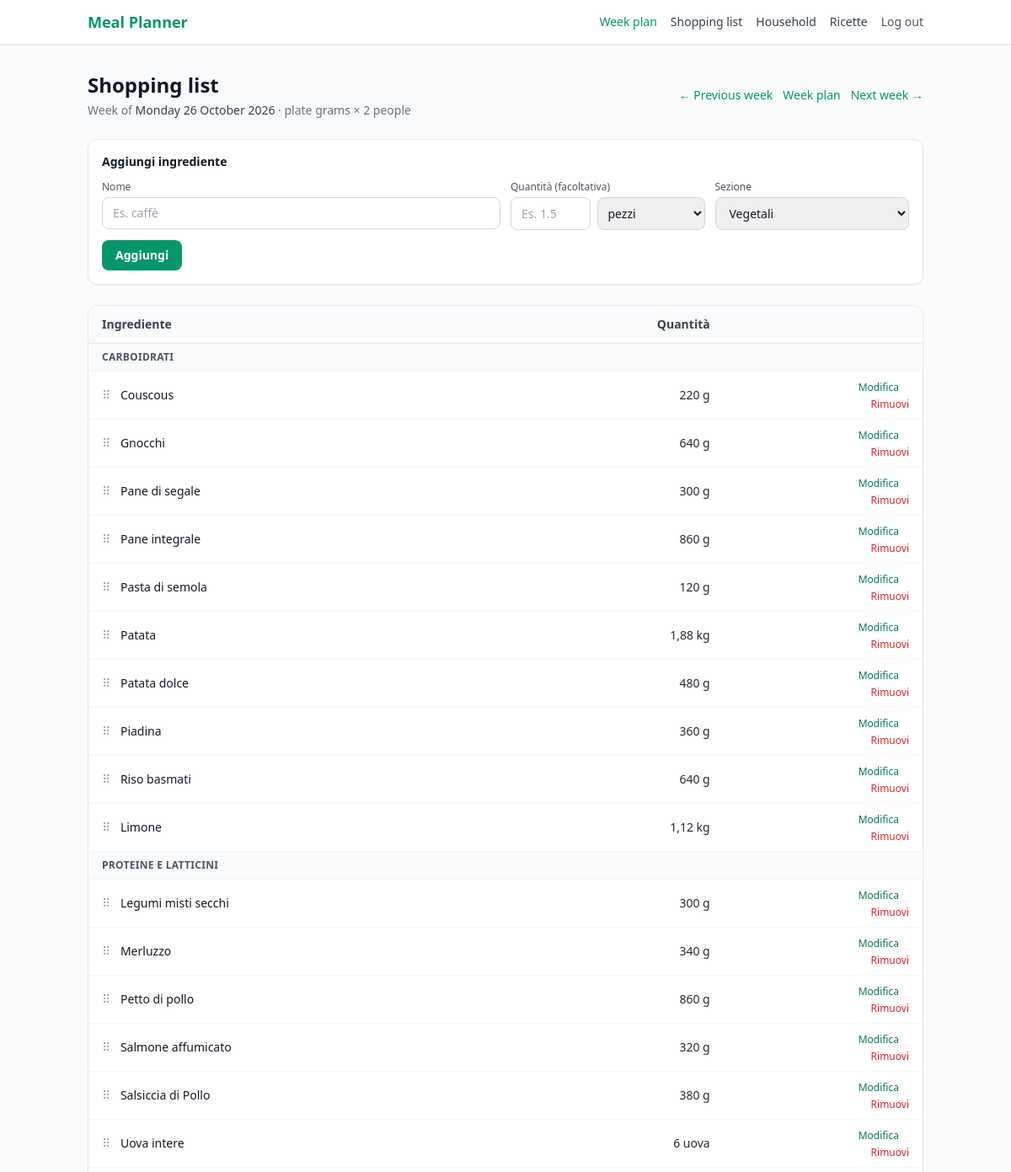
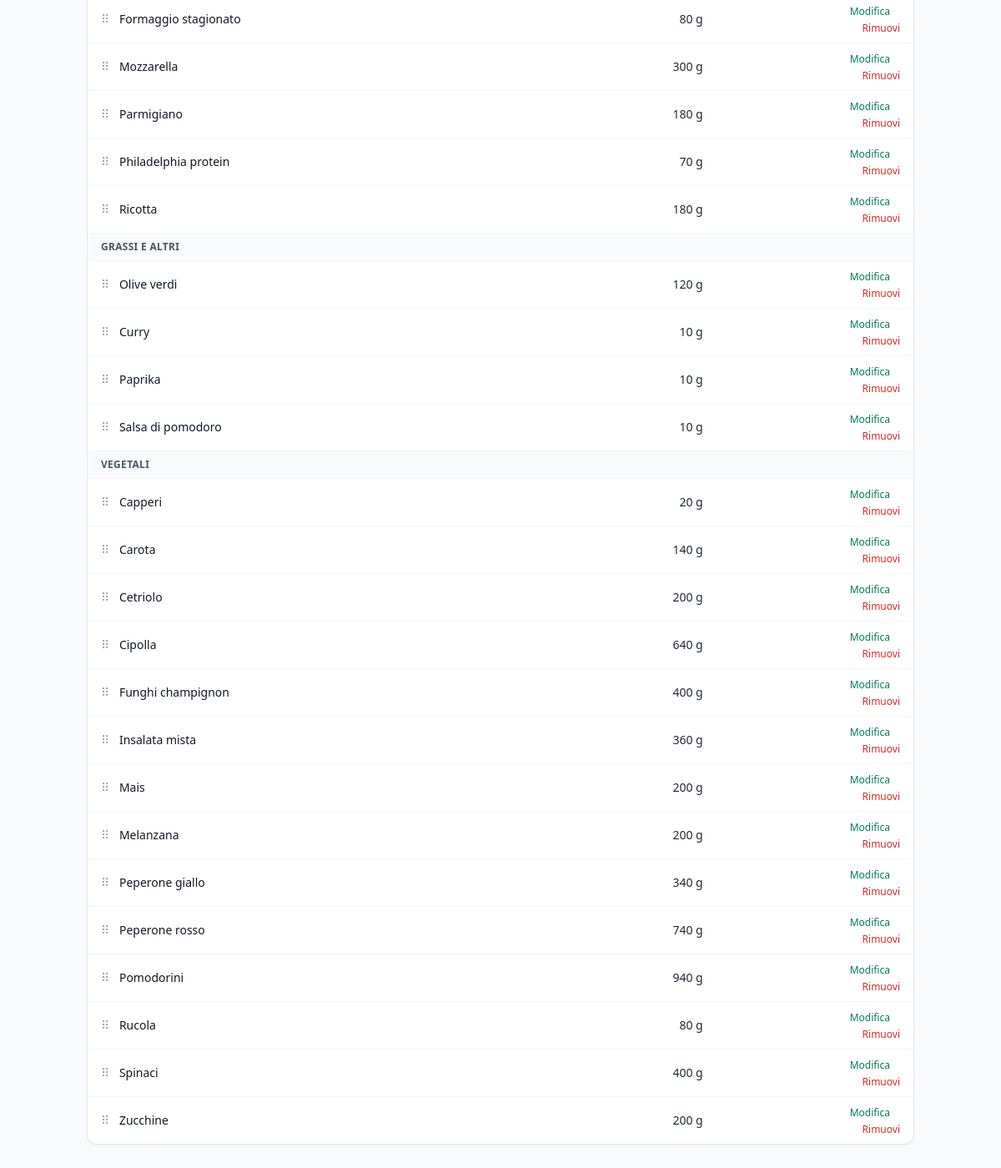
Screenshot of /lista-spesa/?week=2026-10-26 with the database file from the repository (2 pictures, top to bottom).
### core/models.py (models this page shows, shortened)
class Ingredient(models.Model):
    name     = models.CharField(max_length=100, unique=True)
    category = models.CharField(
        max_length=20,
        choices=IngredientCategory.choices,
        default=IngredientCategory.OTHER
    )
    vegetable_subcategory = models.CharField(
        max_length=20,
        choices=VegetableSubcategory.choices,
        blank=True,
        default=''
    )
    kcal    = models.DecimalField(max_digits=6, decimal_places=2, validators=[MinValueValidator(0)])
    protein = models.DecimalField(max_digits=5, decimal_places=2, validators=[MinValueValidator(0)])
    carbs   = models.DecimalField(max_digits=5, decimal_places=2, validators=[MinValueValidator(0)])
    fat     = models.DecimalField(max_digits=5, decimal_places=2, validators=[MinValueValidator(0)])
    fiber           = models.DecimalField(max_digits=5, decimal_places=2, default=0, validators=[MinValueValidator(0)])
    sugars          = models.DecimalField(max_digits=5, decimal_places=2, default=0, validators=[MinValueValidator(0)])
    saturated_fat   = models.DecimalField(max_digits=5, decimal_places=2, default=0, validators=[MinValueValidator(0)])
    salt            = models.DecimalField(max_digits=5, decimal_places=2, default=0, validators=[MinValueValidator(0)])
    tags    = models.ManyToManyField(Tag, blank=True, related_name='ingredients')
    seasons = models.ManyToManyField(SeasonEntry, blank=True, related_name='ingredients')
    class Meta:
        constraints = [
            models.CheckConstraint(
                condition=(
                    ~models.Q(category=IngredientCategory.VEGETABLE)
                    | ~models.Q(vegetable_subcategory='')
                ),
                name='core_vegetables_require_macro_category',
            ),
        ]

### core/views.py (the view)
# urls.py: path('lista-spesa/', views.shopping_list, name='shopping_list'),
@login_required
@require_http_methods(['GET'])
def shopping_list(request):
    user = request.user
    monday = _requested_week_start(request)
    household = Household.ensure_for_user(user)
    member_count = household.member_count() or 1
    week_plan = week_plan_for_monday(user, monday)
    rows = _shopping_list_rows(user, monday, week_plan, member_count)
    saved_order = ShoppingListOrder.objects.filter(
        owner=user, week_start=monday
    ).values_list('items', flat=True).first()
    if saved_order:
        rows = _apply_shopping_list_order(rows, saved_order)
    return render(
        request,
        'core/shopping_list.html',
        {
            'week_start': monday,
            'previous_week_start': monday - timedelta(days=7),
            'next_week_start': monday + timedelta(days=7),
            'week_plan': week_plan,
            'member_count': member_count,
            'rows': rows,
        },
    )

### core/macros.py (called while the page is built)
def empty_macros():
    return {name: ZERO for name in MACRO_NAMES}

def sum_macros(left, right):
    return {name: left[name] + right[name] for name in MACRO_NAMES}

def macros_for_grams(ingredient, grams):
    ratio = Decimal(grams) / GRAMS_PER_100
    return {
        'kcal': Decimal(ingredient.kcal) * ratio,
        'protein': Decimal(ingredient.protein) * ratio,
        'carbs': Decimal(ingredient.carbs) * ratio,
        'fat': Decimal(ingredient.fat) * ratio,
    }

### core/models.py (called while the page is built)
    @classmethod
    def ensure_for_user(cls, user):
        h, _ = cls.objects.get_or_create(owner=user, defaults={'name': ''})
        if not h.members.exists():
            HouseholdMember.objects.create(
                household=h,
                display_name=user.get_username() or 'Me',
                sort_order=0,
            )
        return h

    def member_count(self):
        return self.members.count()

### core/planning.py (called while the page is built)
def quantize_grams(grams, minimum=None):
    grams = Decimal(grams)
    floor = MIN_GRAMS if minimum is None else minimum
    step = GRAMS_QUANTIZE
    grams = max(floor, min(grams, MAX_GRAMS))
    rounded = (
        (grams / step).quantize(
            Decimal('1'),
            rounding=ROUND_HALF_UP,
        ) * step
    )
    if rounded < floor:
        rounded = (
            (floor / step).to_integral_value(rounding=ROUND_CEILING)
            * step
        )
    if rounded > MAX_GRAMS:
        rounded = (
            (MAX_GRAMS / step).to_integral_value(rounding=ROUND_FLOOR)
            * step
        )
    return rounded

def _has_fixed_grams(ingredient):
    return getattr(ingredient, 'category', None) == IngredientCategory.VEGETABLE

def _minimum_grams(ingredient, macro_name=None): # noqa
    if _has_fixed_grams(ingredient):
        return Decimal('1')
    if getattr(ingredient, 'category', None) == IngredientCategory.DAIRY:
        return DAIRY_MIN_GRAMS
    return MIN_GRAMS

def _is_legume_like(ingredient):
    return (
        getattr(ingredient, 'category', None) == IngredientCategory.PROTEIN
        and Decimal(ingredient.carbs) > Decimal(ingredient.protein) > 0
    )

def grams_to_hit_macro(ingredient, macro_name, target_amount):
    per_100 = Decimal(getattr(ingredient, macro_name))
    target_amount = Decimal(target_amount)
    if per_100 <= 0 or target_amount <= 0:
        return None
    return quantize_grams(
        target_amount * Decimal('100') / per_100,
        minimum=_minimum_grams(ingredient, macro_name),
    )

### core/templates/core/shopping_list.html (shortened to what this page needs)
{% extends "base.html" %}
{% load static %}
{% block content %}
<div class="mb-6 flex flex-col gap-2 sm:flex-row sm:items-center sm:justify-between">
    <div>
        <h1 class="text-2xl font-bold text-gray-900">Shopping list</h1>
        <p class="text-sm text-gray-500 mt-1">
            Week of <span class="font-medium text-gray-700">{{ week_start|date:"l j F Y" }}</span>
            · plate grams × {{ member_count }} {{ member_count|pluralize:"person,people" }}
        </p>
    </div>
    <div class="flex flex-wrap items-center gap-3 text-sm font-medium shrink-0">
        <a href="?week={{ previous_week_start|date:'Y-m-d' }}" class="text-emerald-600 hover:text-emerald-800">← Previous week</a>
        <a href="{% url 'core:week_plan' %}?week={{ week_start|date:'Y-m-d' }}" class="text-emerald-600 hover:text-emerald-800">Week plan</a>
        <a href="?week={{ next_week_start|date:'Y-m-d' }}" class="text-emerald-600 hover:text-emerald-800">Next week →</a>
    </div>
</div>
<form method="post" action="{% url 'core:shopping_list_add_item' %}" class="mb-6 rounded-xl border border-gray-200 bg-white p-4 shadow-sm">
    <h2 class="text-sm font-semibold text-gray-900">Aggiungi ingrediente</h2>
    <div class="mt-3 grid gap-3 sm:grid-cols-4">
        <label class="sm:col-span-2">
            <span class="mb-1 block text-xs font-medium text-gray-600">Nome</span>
            <input type="text" name="name" maxlength="100" required placeholder="Es. caffè" class="w-full rounded-lg border border-gray-300 px-3 py-2 text-sm">
        </label>
        <label>
            <span class="mb-1 block text-xs font-medium text-gray-600">Quantità (facoltativa)</span>
            <span class="flex gap-2">
                <input type="number" name="quantity_value" min="0.01" max="99999999.99" step="0.01" inputmode="decimal" placeholder="Es. 1.5" class="min-w-0 flex-1 rounded-lg border border-gray-300 px-3 py-2 text-sm">
                <select name="quantity_unit" aria-label="Unità di misura" class="w-32 rounded-lg border border-gray-300 px-2 py-2 text-sm">
                    <option value="pz">pezzi</option>
                </select>
            </span>
        </label>
        <label>
            <span class="mb-1 block text-xs font-medium text-gray-600">Sezione</span>
            <select name="section" class="w-full rounded-lg border border-gray-300 px-3 py-2 text-sm">
                <option selected>Vegetali</option>
            </select>
        </label>
    </div>
    <button type="submit" class="mt-3 rounded-lg bg-emerald-600 px-4 py-2 text-sm font-semibold text-white hover:bg-emerald-700">Aggiungi</button>
</form>
{% if not rows %}
<p class="text-sm text-gray-600">No items in this shopping list yet.</p>
{% else %}
<div class="bg-white rounded-xl shadow-sm border border-gray-200 overflow-hidden" data-shopping-list data-week="{{ week_start|date:'Y-m-d' }}" data-save-url="{% url 'core:shopping_list_order' %}">
    <table class="min-w-full text-sm text-left">
        <thead>
            <tr class="bg-gray-50 border-b border-gray-200">
                <th class="px-4 py-3 font-semibold text-gray-700">Ingrediente</th>
                <th class="px-4 py-3 font-semibold text-gray-700 text-right">Quantità</th>
                <th class="px-4 py-3 font-semibold text-gray-700"></th>
            </tr>
        </thead>
        <tbody class="divide-y divide-gray-100">
            {% for row in rows %}
            {% ifchanged row.section %}
            <tr class="bg-gray-50">
                <th colspan="3" class="px-4 py-2 text-left text-xs font-semibold uppercase tracking-wide text-gray-600">{{ row.section }}</th>
            </tr>
            {% endifchanged %}
            <tr>
                <td class="px-4 py-2 text-gray-900">
                    <button type="button" class="mr-2 inline-flex cursor-grab touch-none select-none text-gray-400 hover:text-gray-700 focus:text-gray-700" data-drag-handle data-ingredient="{{ row.order_id }}" aria-label="Sposta {{ row.name }}" title="Trascina per riordinare">⠿</button>
                    {{ row.name }}
                </td>
                <td class="px-4 py-2 text-gray-800 text-right tabular-nums">{{ row.quantity }}</td>
                <td class="px-4 py-2 text-right">
                    <a href="{% url 'core:shopping_list_edit_item' row.order_id %}?week={{ week_start|date:'Y-m-d' }}" class="mr-3 text-xs font-medium text-emerald-700 hover:text-emerald-900">Modifica</a>
                    <form method="post" action="{% url 'core:shopping_list_remove_item' row.order_id %}">
                        <button type="submit" class="text-xs font-medium text-red-600 hover:text-red-800" aria-label="Rimuovi {{ row.name }}">Rimuovi</button>
                    </form>
                </td>
            </tr>
            {% endfor %}
        </tbody>
    </table>
</div>
{% endif %}
{% endblock %}

### rows the page displays
Ingredient: section "CARBOIDRATI", name "Couscous", quantity "220 g"
Ingredient: name "Gnocchi", quantity "640 g"
Ingredient: name "Pane di segale", quantity "300 g"
Ingredient: name "Pane integrale", quantity "860 g"
Ingredient: name "Pasta di semola", quantity "120 g"
Ingredient: name "Patata", quantity "1,88 kg"
Ingredient: name "Patata dolce", quantity "480 g"
Ingredient: name "Piadina", quantity "360 g"
Ingredient: name "Riso basmati", quantity "640 g"
Ingredient: name "Limone", quantity "1,12 kg"
Ingredient: section "PROTEINE E LATTICINI", name "Legumi misti secchi", quantity "300 g"
Ingredient: name "Merluzzo", quantity "340 g"
Ingredient: name "Petto di pollo", quantity "860 g"
Ingredient: name "Salmone affumicato", quantity "320 g"
Ingredient: name "Salsiccia di Pollo", quantity "380 g"
Ingredient: name "Uova intere", quantity "6 uova"
Ingredient: name "Formaggio stagionato", quantity "80 g"
Ingredient: name "Mozzarella", quantity "300 g"
Ingredient: name "Parmigiano", quantity "180 g"
Ingredient: name "Philadelphia protein", quantity "70 g"
Ingredient: name "Ricotta", quantity "180 g"
Ingredient: section "GRASSI E ALTRI", name "Olive verdi", quantity "120 g"
Ingredient: name "Curry", quantity "10 g"
Ingredient: name "Paprika", quantity "10 g"
Ingredient: name "Salsa di pomodoro", quantity "10 g"
Ingredient: section "VEGETALI", name "Capperi", quantity "20 g"
Ingredient: name "Carota", quantity "140 g"
Ingredient: name "Cetriolo", quantity "200 g"
Ingredient: name "Cipolla", quantity "640 g"
Ingredient: name "Funghi champignon", quantity "400 g"
Ingredient: name "Insalata mista", quantity "360 g"
Ingredient: name "Mais", quantity "200 g"
Ingredient: name "Melanzana", quantity "200 g"
Ingredient: name "Peperone giallo", quantity "340 g"
Ingredient: name "Peperone rosso", quantity "740 g"
Ingredient: name "Pomodorini", quantity "940 g"
Ingredient: name "Rucola", quantity "80 g"
Ingredient: name "Spinaci", quantity "400 g"
Ingredient: name "Zucchine", quantity "200 g"

### other values shown
{{ week_start|date:"l j F Y" }} "Monday 26 October 2026"
{{ member_count }} "2"
